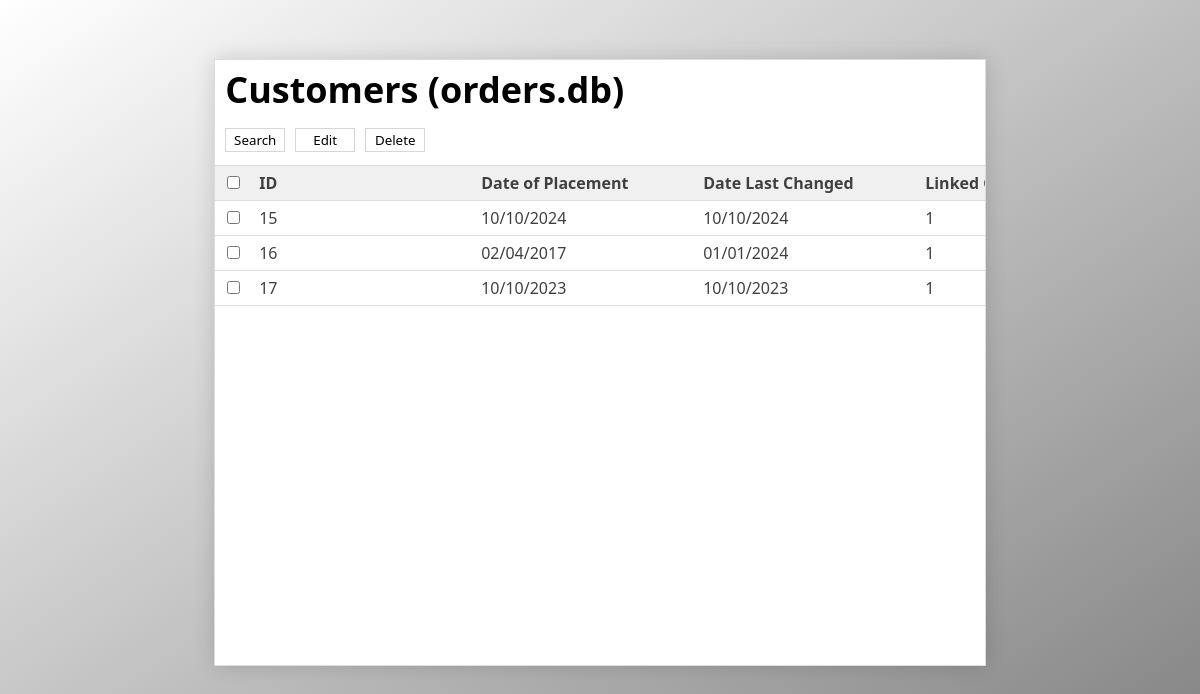
The app's page /pages/admin/order_table with its own data.
### tables this page shows
CREATE TABLE Orders (orderid INTEGER PRIMARY KEY AUTOINCREMENT, orderplaced TEXT, orderlastchanged TEXT, customerid INTEGER, orderlocation TEXT, orderstatus INTEGER, FOREIGN KEY(customerid) REFERENCES Customers(customerid));

### Server.py (the view)
@app.get("/pages/admin/order_table")
def order_table():
    database = Data(database_path)
    rows = database.getAllOrders()
    return render_template(
        "web/table.html",
        columns = columns_order,
        rows = rows,
        type = "order"
    )

### Data.py (called while the page is built)
    def getAllOrders(self):
        sql = "SELECT * FROM Orders;"
        self.cursor.execute(sql)
        return [OrderObject(o) for o in self.cursor.fetchall() if o != None]

### templates/web/table.html (shortened to what this page needs)
<!DOCTYPE html>
<head>
    <link rel = "stylesheet" href = "/static/stylesheets/table.css"/>
    <link rel = "stylesheet" href = "https://cdnjs.cloudflare.com/ajax/libs/font-awesome/4.7.0/css/font-awesome.min.css">
</head>
<body>
    <div id = "main-div">
        <div id = "title-div">
            <b>Customers (orders.db)</b>
        </div>
        <div id = "action-div">
            <button type = "button" id = "search-button" class = "action-buttons" onclick = "toggleSearchRow()">Search</button>
            <button type = "button" id = "edit-button" class = "action-buttons" onclick = "">Edit</button>
            <button type = "button" id = "delete-button" class = "action-buttons" onclick = "">Delete</button>
        </div>
        <div id = "table-wrapper">
            <table id = "table">
                <thead>
                    <form action = "/" method = "POST" onsubmit = "false">
                        <tr>
                            <th>
                                <input type = "checkbox" class = "checkmark" onclick = "toggleCheckboxes(this)"/>
                            </th>
                            {% for column in columns.values() %}
                            <th>
                                {{ column }}
                            </th>
                            {% endfor %}
                        </tr>
                    </form>
                </thead>
                <tbody>
                    {% for row in rows %}
                    <tr>
                        <td>
                            <input type = "checkbox" class = "checkmark"/>
                        </td>
                        {% if type == "customer" %}
                            <td>{{row.id}}</td>
                            <td>{{row.firstname}}</td>
                            <td>{{row.lastname}}</td>
                            <td>{{row.company}}</td>
                            <td>{{row.email}}</td>
                            <td>{{row.phone}}</td>
                        {% elif type == "order" %}
                            <td>{{row.id}}</td>
                            <td>{{row.placed}}</td>
                            <td>{{row.lastchanged}}</td>
                            <td>{{row.customerid}}</td>
                        {% elif type == "reminder" %}
                            <td>{{row.id}}</td>
                            <td>{{row.date}}</td>
                            <td>{{row.orderid}}</td>
                        {% endif %}
                    </tr>
                    {% endfor %}
                </tbody>
            </table>
        </div>
    </div>
</body>

### static/stylesheets/table.css (style rules this page uses)
* { font-family: 'Segoe UI', Tahoma, Geneva, Verdana, sans-serif; }
body { background-image: linear-gradient(to bottom right, white, grey); }
#table { border-collapse: collapse; width: 100%; }
#table-wrapper { height: 500px; overflow: auto; overflow-y: scroll; }
#action-div { height: 50px; display: flex; align-items: center; }
#title-div { height: 50px; font-size: 36px; align-items: center; padding-left: 10px; padding-top: 5px; }
.action-buttons { cursor: pointer; width: 100px; height: 24px; transition-duration: .25s; border: 1px solid #d7d7d7; background-color: white; margin-left: 10px; }
#search-button { width: 60px; }
#edit-button { width: 60px; }
#delete-button { width: 60px; }
#main-div { margin-top: 5%; margin-left: auto; margin-right: auto; width: 65%; box-shadow: 0 0 20px rgba(0, 0, 0, 0.15); border: 1px solid #dddddd; background-color: white; }
#table td, th { text-align: left; padding-top: 6px; padding-bottom: 6px; padding-left: 8px; padding-right: 8px; color: #404040; }
#table tbody tr { border-bottom: 1px solid #dddddd; border-top: 1px solid #dddddd; }
#table thead { background-color: #f0f0f0; position: sticky; top: 0; }
#table thead tr { border-top: 1px solid #dddddd; }
.checkmark { cursor: pointer; }

### records on screen
Orders: id "15", placed "10/10/2024", lastchanged "10/10/2024", customerid "1"
Orders: id "16", placed "02/04/2017", lastchanged "01/01/2024", customerid "1"
Orders: id "17", placed "10/10/2023", lastchanged "10/10/2023", customerid "1"

### other values on screen
{{ column }} "ID" "Date of Placement" "Date Last Changed" "Linked…"
